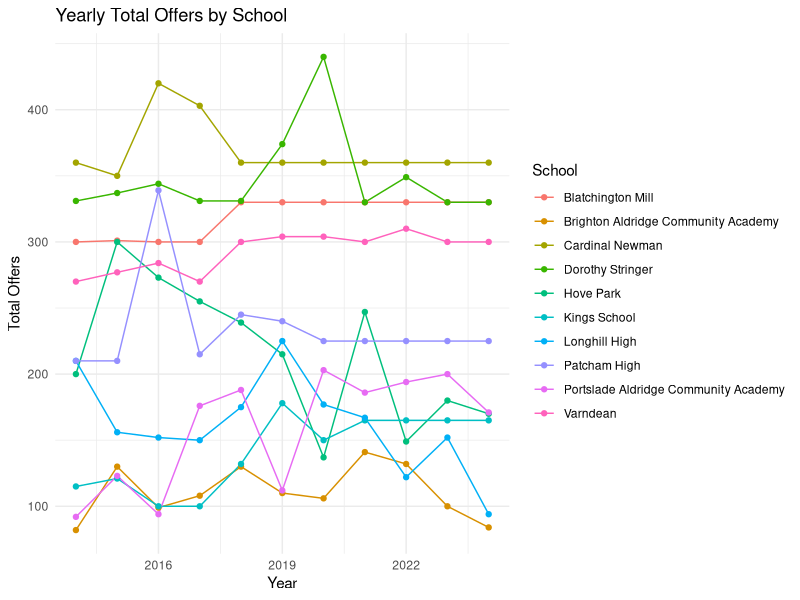
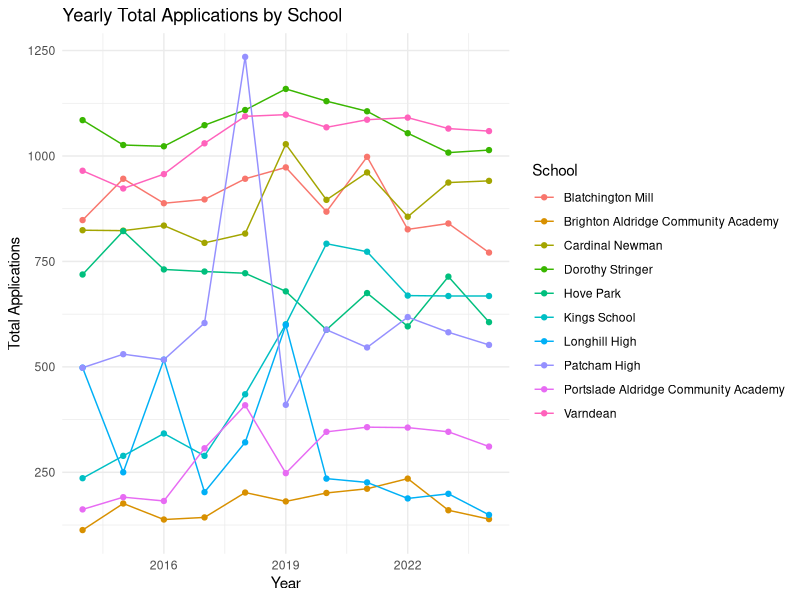
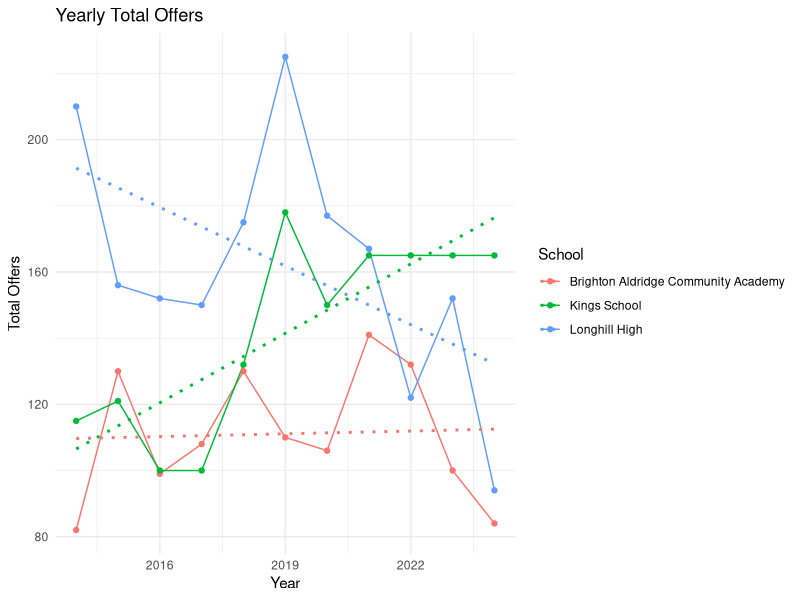
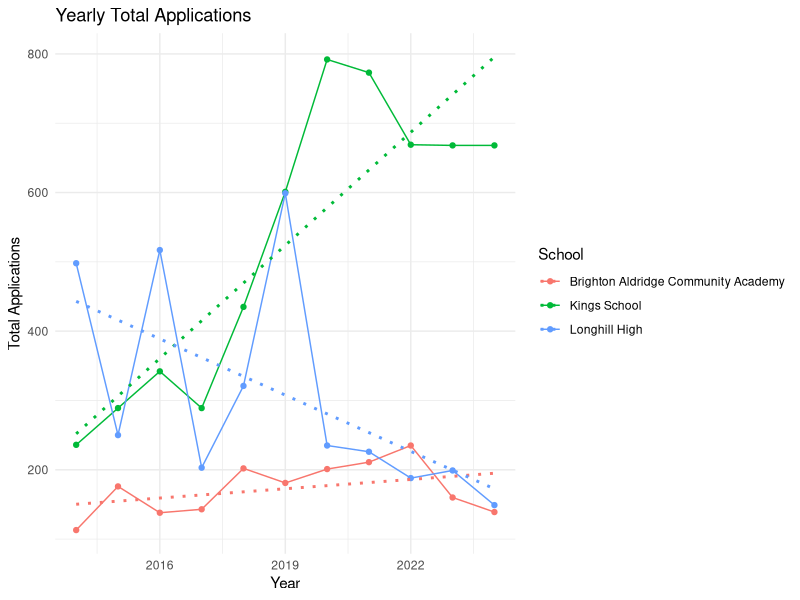
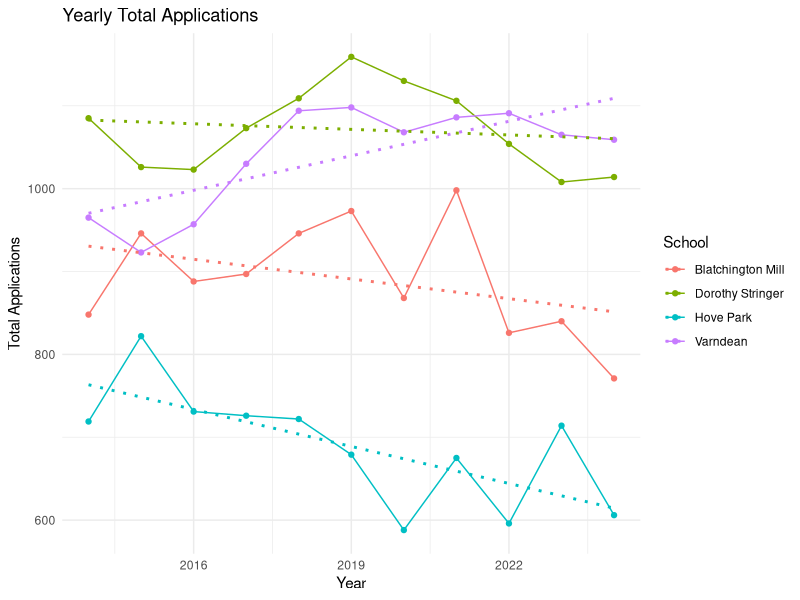
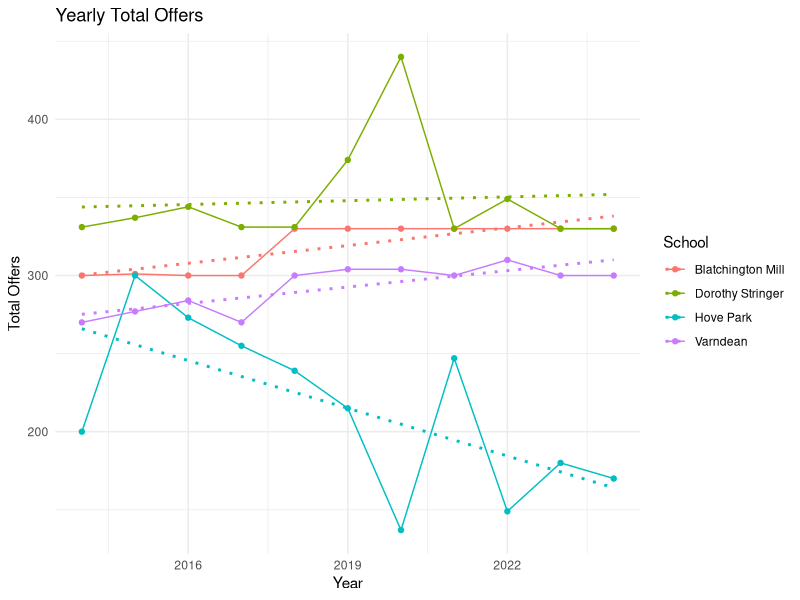

These charts were generated, in order, by the following R code:
## ---- chunk 1
library(dplyr)
library(tidyr)
library(knitr)

# Create the original data frame
yr_7_admissions_2024 <- data.frame(
  School = c("Blatchington Mill", "Brighton Aldridge Community Academy", "Cardinal Newman", "Dorothy Stringer",
             "Hove Park", "Kings School", "Longhill High", "Patcham High", "Portslade Aldridge Community Academy", 
             "Varndean", "Total"),
  No_1st_pref = c("279 (243)", "73 (73)", "466 (347)", "234 (199)", "110 (110)", "242 (159)", 
                            "80 (80)", "210 (182)", "129 (129)", "456 (293)", "2279 (1815)"),
  No_2nd_pref = c("268 (69)", "27 (6)", "203 (12)", "518 (111)", "252 (41)", "224 (6)", 
                            "30 (9)", "89 (23)", "105 (38)", "394 (7)", "2110 (322)"),
  No_3rd_pref = c("224 (18)", "39 (5)", "272 (1)", "262 (20)", "244 (19)", "202 (0)", 
                            "39 (5)", "253 (20)", "77 (4)", "209 (0)", "1821 (92)"),
  Total = c("771 (330)", "139 (84)", "941 (360)", "1014 (330)", "606 (170)", "668 (165)", 
            "149 (94)", "552 (225)", "311 (171)", "1059 (300)", "6210 (2259)")
)

# Separate numbers and actual values in brackets into their own columns
yr_7_admissions_2024 <- yr_7_admissions_2024 %>%
  separate(No_1st_pref, into = c("No_1st_pref", "No_1st_pref_offer"), sep = " \\(", convert = TRUE) %>%
  separate(No_2nd_pref, into = c("No_2nd_pref", "No_2nd_pref_offer"), sep = " \\(", convert = TRUE) %>%
  separate(No_3rd_pref, into = c("No_3rd_pref", "No_3rd_pref_offer"), sep = " \\(", convert = TRUE) %>%
  separate(Total, into = c("Total", "Total_offer"), sep = " \\(", convert = TRUE)

# Remove closing parenthesis from actual values
yr_7_admissions_2024 <- yr_7_admissions_2024 %>%
  mutate(
    No_1st_pref_offer = as.numeric(gsub("\\)", "", No_1st_pref_offer)),
    No_2nd_pref_offer = as.numeric(gsub("\\)", "", No_2nd_pref_offer)),
    No_3rd_pref_offer = as.numeric(gsub("\\)", "", No_3rd_pref_offer)),
    Total_offer = as.numeric(gsub("\\)", "", Total_offer))
  )

# Create kable table
kable(yr_7_admissions_2024, caption = "Allocation Factsheet Year 7 Places September 2024")

## ---- chunk 2
library(dplyr)
library(tidyr)
library(knitr)

# Create the original data frame
yr_7_admissions_2023 <- data.frame(
  School = c("Blatchington Mill", "Brighton Aldridge Community Academy", "Cardinal Newman", "Dorothy Stringer",
             "Hove Park", "Kings School", "Longhill", "Patcham High", "Portslade Aldridge Community Academy", 
             "Varndean", "Total"),
  No_1st_pref = c("300 (260)", "92 (92)", "451 (351)", "260 (242)", "158 (132)", "241 (162)", 
                            "134 (134)", "203 (196)", "154 (154)", "409 (292)", "2402 (2015)"),
  No_2nd_pref = c("309 (61)", "34 (5)", "189 (9)", "516 (81)", "298 (40)", "229 (3)", 
                            "38 (14)", "87 (17)", "79 (26)", "423 (8)", "2202 (264)"),
  No_3rd_pref = c("231 (9)", "34 (3)", "297 (0)", "232 (7)", "258 (8)", "198 (0)", 
                            "27 (4)", "292 (12)", "113 (20)", "233 (0)", "1915 (63)"),
  Total = c("840 (330)", "160 (100)", "937 (360)", "1008 (330)", "714 (180)", "668 (165)", 
            "199 (152)", "582 (225)", "346 (200)", "1065 (300)", "6789 (2407)")
)

# Separate numbers and actual values in brackets into their own columns
yr_7_admissions_2023 <- yr_7_admissions_2023 %>%
  separate(No_1st_pref, into = c("No_1st_pref", "No_1st_pref_offer"), sep = " \\(", convert = TRUE) %>%
  separate(No_2nd_pref, into = c("No_2nd_pref", "No_2nd_pref_offer"), sep = " \\(", convert = TRUE) %>%
  separate(No_3rd_pref, into = c("No_3rd_pref", "No_3rd_pref_offer"), sep = " \\(", convert = TRUE) %>%
  separate(Total, into = c("Total", "Total_offer"), sep = " \\(", convert = TRUE)

# Remove closing parenthesis from actual values
yr_7_admissions_2023 <- yr_7_admissions_2023 %>%
  mutate(
    No_1st_pref_offer = as.numeric(gsub("\\)", "", No_1st_pref_offer)),
    No_2nd_pref_offer = as.numeric(gsub("\\)", "", No_2nd_pref_offer)),
    No_3rd_pref_offer = as.numeric(gsub("\\)", "", No_3rd_pref_offer)),
    Total_offer = as.numeric(gsub("\\)", "", Total_offer))
  )

# Create kable table
kable(yr_7_admissions_2023, caption = "Allocation Factsheet Year 7 Places September 2023")


## ---- chunk 3
library(dplyr)
library(tidyr)
library(knitr)

# Create the original data frame
yr_7_admissions_2022 <- data.frame(
  School = c("Blatchington Mill", "Brighton Aldridge Community Academy", "Cardinal Newman", "Dorothy Stringer",
             "Hove Park", "Kings School", "Longhill", "Patcham High", "Portslade Aldridge Community Academy", 
             "Varndean", "Total"),
  No_1st_pref = c("292 (270)", "121 (121)", "381 (342)", "291 (258)", "115 (115)", "232 (160)", 
                            "104 (104)", "218 (197)", "166 (166)", "444 (303)", "2364 (2034)"),
  No_2nd_pref = c("299 (50)", "37 (8)", "182 (16)", "537 (87)", "246 (24)", "234 (3)", 
                            "39 (10)", "80 (12)", "106 (26)", "435 (6)", "2195 (245)"),
  No_3rd_pref = c("235 (10)", "77 (3)", "293 (2)", "226 (4)", "235 (10)", "203 (2)", 
                            "45 (8)", "320 (16)", "84 (2)", "212 (1)", "1930 (57)"),
  Total = c("826 (330)", "235 (132)", "856 (360)", "1054 (349)", "596 (149)", "669 (165)", 
            "188 (122)", "618 (225)", "356 (194)", "1091 (310)", "6789 (2407)")
)

# Separate numbers and actual values in brackets into their own columns
yr_7_admissions_2022 <- yr_7_admissions_2022 %>%
  separate(No_1st_pref, into = c("No_1st_pref", "No_1st_pref_offer"), sep = " \\(", convert = TRUE) %>%
  separate(No_2nd_pref, into = c("No_2nd_pref", "No_2nd_pref_offer"), sep = " \\(", convert = TRUE) %>%
  separate(No_3rd_pref, into = c("No_3rd_pref", "No_3rd_pref_offer"), sep = " \\(", convert = TRUE) %>%
  separate(Total, into = c("Total", "Total_offer"), sep = " \\(", convert = TRUE)

# Remove closing parenthesis from actual values
yr_7_admissions_2022 <- yr_7_admissions_2022 %>%
  mutate(
    No_1st_pref_offer = as.numeric(gsub("\\)", "", No_1st_pref_offer)),
    No_2nd_pref_offer = as.numeric(gsub("\\)", "", No_2nd_pref_offer)),
    No_3rd_pref_offer = as.numeric(gsub("\\)", "", No_3rd_pref_offer)),
    Total_offer = as.numeric(gsub("\\)", "", Total_offer))
  )

# Create kable table
kable(yr_7_admissions_2022, caption = "Allocation Factsheet Year 7 Places September 2022")

## ---- chunk 4
library(dplyr)
library(tidyr)
library(knitr)

# Create the original data frame
yr_7_admissions_2021 <- data.frame(
  School = c("Blatchington Mill", "Brighton Aldridge Community Academy", "Cardinal Newman", "Dorothy Stringer",
             "Hove Park", "Kings School", "Longhill", "Patcham High", "Portslade Aldridge Community Academy", 
             "Varndean", "Total"),
  No_1st_pref = c("400 (284)", "116 (116)", "414 (340)", "386 (306)", "116 (116)", "235 (150)", 
                            "145 (145)", "211 (193)", "165 (165)", "386 (296)", "2574 (2111)"),
  No_2nd_pref = c("320 (40)", "46 (9)", "226 (18)", "493 (23)", "310 (101)", "258 (14)", 
                            "35 (12)", "83 (15)", "90 (16)", "492 (4)", "2353 (252)"),
  No_3rd_pref = c("278 (6)", "49 (16)", "321 (2)", "227 (1)", "249 (30)", "280 (1)", 
                            "46 (10)", "252 (17)", "102 (5)", "208 (0)", "2012 (88)"),
  Total = c("998 (330)", "211 (141)", "961 (360)", "1106 (330)", "675 (247)", "773 (165)", 
            "226 (167)", "546 (225)", "357 (186)", "1086 (300)", "6939 (2501)")
)

# Separate numbers and actual values in brackets into their own columns
yr_7_admissions_2021 <- yr_7_admissions_2021 %>%
  separate(No_1st_pref, into = c("No_1st_pref", "No_1st_pref_offer"), sep = " \\(", convert = TRUE) %>%
  separate(No_2nd_pref, into = c("No_2nd_pref", "No_2nd_pref_offer"), sep = " \\(", convert = TRUE) %>%
  separate(No_3rd_pref, into = c("No_3rd_pref", "No_3rd_pref_offer"), sep = " \\(", convert = TRUE) %>%
  separate(Total, into = c("Total", "Total_offer"), sep = " \\(", convert = TRUE)

# Remove closing parenthesis from actual values
yr_7_admissions_2021 <- yr_7_admissions_2021 %>%
  mutate(
    No_1st_pref_offer = as.numeric(gsub("\\)", "", No_1st_pref_offer)),
    No_2nd_pref_offer = as.numeric(gsub("\\)", "", No_2nd_pref_offer)),
    No_3rd_pref_offer = as.numeric(gsub("\\)", "", No_3rd_pref_offer)),
    Total_offer = as.numeric(gsub("\\)", "", Total_offer))
  )

# Create kable table
kable(yr_7_admissions_2021, caption = "Allocation Factsheet Year 7 Places September 2021")

## ---- chunk 5
library(dplyr)
library(tidyr)
library(knitr)

# Create the original data frame
yr_7_admissions_2020 <- data.frame(
  School = c("Blatchington Mill", "Brighton Aldridge Community Academy", "Cardinal Newman", "Dorothy Stringer",
             "Hove Park", "Kings School", "Longhill", "Patcham High", "Portslade Aldridge Community Academy", 
             "Varndean", "Total"),
  No_1st_pref = c("350 (279)", "89 (89)", "349 (311)", "438 (357)", "80 (80)", "253 (145)", 
                            "159 (159)", "219 (206)", "174 (174)", "307 (268)", "2418 (2068)"),
  No_2nd_pref = c("281 (45)", "50 (7)", "221 (39)", "489 (73)", "227 (33)", "282 (5)", 
                            "38 (3)", "65 (11)", "95 (21)", "530 (36)", "2278 (215)"),
  No_3rd_pref = c("237 (6)", "62 (10)", "326 (10)", "203 (10)", "281 (24)", "257 (10)", 
                            "38 (7)", "304 (8)", "77 (8)", "231 (0)", "2016 (73)"),
  Total = c("868 (330)", "201 (106)", "896 (360)", "1130 (440)", "588 (137)", "792 (150)", 
            "235 (177)", "588 (225)", "346 (203)", "1068 (304)", "6712 (2356)")
)

# Separate numbers and actual values in brackets into their own columns
yr_7_admissions_2020 <- yr_7_admissions_2020 %>%
  separate(No_1st_pref, into = c("No_1st_pref", "No_1st_pref_offer"), sep = " \\(", convert = TRUE) %>%
  separate(No_2nd_pref, into = c("No_2nd_pref", "No_2nd_pref_offer"), sep = " \\(", convert = TRUE) %>%
  separate(No_3rd_pref, into = c("No_3rd_pref", "No_3rd_pref_offer"), sep = " \\(", convert = TRUE) %>%
  separate(Total, into = c("Total", "Total_offer"), sep = " \\(", convert = TRUE)

# Remove closing parenthesis from actual values
yr_7_admissions_2020 <- yr_7_admissions_2020 %>%
  mutate(
    No_1st_pref_offer = as.numeric(gsub("\\)", "", No_1st_pref_offer)),
    No_2nd_pref_offer = as.numeric(gsub("\\)", "", No_2nd_pref_offer)),
    No_3rd_pref_offer = as.numeric(gsub("\\)", "", No_3rd_pref_offer)),
    Total_offer = as.numeric(gsub("\\)", "", Total_offer))
  )

# Create kable table
kable(yr_7_admissions_2020, caption = "Allocation Factsheet Year 7 Places September 2020")

## ---- chunk 6
library(dplyr)
library(tidyr)
library(knitr)

# Create the original data frame
yr_7_admissions_2019 <- data.frame(
  School = c("Blatchington Mill", "Brighton Aldridge Community Academy", "Cardinal Newman", "Dorothy Stringer",
             "Hove Park", "Kings School", "Longhill", "Patcham High", "Portslade Aldridge Community Academy", 
             "Varndean", "Total"),
  No_1st_pref = c("373 (282)", "92 (92)", "465 (340)", "447 (355)", "119 (119)", "188 (157)", 
                            "217 (190)", "168 (164)", "104 (104)", "304 (251)", "2526 (2102)"),
  No_2nd_pref = c("344 (37)", "40 (11)", "219 (14)", "479 (9)", "289 (62)", "209 (17)", 
                            "83 (19)", "106 (49)", "49 (6)", "537 (47)", "2330 (281)"),
  No_3rd_pref = c("256 (11)", "49 (7)", "344 (6)", "233 (10)", "271 (34)", "204 (4)", 
                            "299 (16)", "136 (27)", "95 (2)", "257 (6)", "2111 (126)"),
  Total = c("973 (330)", "181 (110)", "1028 (360)", "1159 (374)", "679 (215)", "601 (178)", 
            "599 (225)", "410 (240)", "248 (112)", "1098 (304)", "6967 (2509)")
)

# Separate numbers and actual values in brackets into their own columns
yr_7_admissions_2019 <- yr_7_admissions_2019 %>%
  separate(No_1st_pref, into = c("No_1st_pref", "No_1st_pref_offer"), sep = " \\(", convert = TRUE) %>%
  separate(No_2nd_pref, into = c("No_2nd_pref", "No_2nd_pref_offer"), sep = " \\(", convert = TRUE) %>%
  separate(No_3rd_pref, into = c("No_3rd_pref", "No_3rd_pref_offer"), sep = " \\(", convert = TRUE) %>%
  separate(Total, into = c("Total", "Total_offer"), sep = " \\(", convert = TRUE)

# Remove closing parenthesis from actual values
yr_7_admissions_2019 <- yr_7_admissions_2019 %>%
  mutate(
    No_1st_pref_offer = as.numeric(gsub("\\)", "", No_1st_pref_offer)),
    No_2nd_pref_offer = as.numeric(gsub("\\)", "", No_2nd_pref_offer)),
    No_3rd_pref_offer = as.numeric(gsub("\\)", "", No_3rd_pref_offer)),
    Total_offer = as.numeric(gsub("\\)", "", Total_offer))
  )

# Create kable table
kable(yr_7_admissions_2019, caption = "Allocation Factsheet Year 7 Places September 2019")

## ---- chunk 7
library(dplyr)
library(tidyr)
library(knitr)

# Create the original data frame
yr_7_admissions_2018 <- data.frame(
  School = c("Blatchington Mill", "Brighton Aldridge Community Academy", "Cardinal Newman", "Dorothy Stringer",
             "Hove Park", "Kings School", "Longhill", "Patcham High", "Portslade Aldridge Community Academy", 
             "Varndean", "Total"),
  No_1st_pref = c("401 (303)", "110 (109)", "381 (342)", "413 (325)", "151 (151)", "143 (117)", 
                            "246 (156)", "226 (191)", "168 (168)", "355 (280)", "2504 (2142)"),
  No_2nd_pref = c("288 (22)", "42 (15)", "162 (15)", "488 (6)", "345 (71)", "133 (7)", 
                            "28 (4)", "641 (33)", "108 (13)", "486 (20)", "2143 (190)"),
  No_3rd_pref = c("257 (5)", "50 (6)", "274 (8)", "208 (0)", "226 (17)", "159 (7)", 
                            "47 (11)", "368 (21)", "133 (7)", "253 (0)", "1975 (71)"),
  Total = c("946 (330)", "202 (130)", "816 (360)", "1109 (331)", "722 (239)", "435 (132)", 
            "321 (175)", "1235 (245)", "409 (188)", "1094 (300)", "6622 (2403)")
)

# Separate numbers and actual values in brackets into their own columns
yr_7_admissions_2018 <- yr_7_admissions_2018 %>%
  separate(No_1st_pref, into = c("No_1st_pref", "No_1st_pref_offer"), sep = " \\(", convert = TRUE) %>%
  separate(No_2nd_pref, into = c("No_2nd_pref", "No_2nd_pref_offer"), sep = " \\(", convert = TRUE) %>%
  separate(No_3rd_pref, into = c("No_3rd_pref", "No_3rd_pref_offer"), sep = " \\(", convert = TRUE) %>%
  separate(Total, into = c("Total", "Total_offer"), sep = " \\(", convert = TRUE)

# Remove closing parenthesis from actual values
yr_7_admissions_2018 <- yr_7_admissions_2018 %>%
  mutate(
    No_1st_pref_offer = as.numeric(gsub("\\)", "", No_1st_pref_offer)),
    No_2nd_pref_offer = as.numeric(gsub("\\)", "", No_2nd_pref_offer)),
    No_3rd_pref_offer = as.numeric(gsub("\\)", "", No_3rd_pref_offer)),
    Total_offer = as.numeric(gsub("\\)", "", Total_offer))
  )

# Create kable table
kable(yr_7_admissions_2018, caption = "Allocation Factsheet Year 7 Places September 2018")

## ---- chunk 8
library(dplyr)
library(tidyr)
library(knitr)

# Create the original data frame
yr_7_admissions_2017 <- data.frame(
  School = c("Blatchington Mill", "Brighton Aldridge Community Academy", "Cardinal Newman", "Dorothy Stringer",
             "Hove Park", "Kings School", "Longhill", "Patcham High", "Portslade Aldridge Community Academy", 
             "Varndean", "Total"),
  No_1st_pref = c("336 (282)", "90 (90)", "362 (330)", "459 (372)", "198 (198)", "124 (94)", 
                            "131 (131)", "211 (185)", "158 (158)", "304 (282)", "2373 (2023)"),
  No_2nd_pref = c("323 (14)", "22 (9)", "154 (62)", "455 (3)", "299 (45)", "83 (4)", 
                            "33 (8)", "210 (33)", "65 (13)", "482 (35)", "2046 (163)"),
  No_3rd_pref = c("238 (4)", "31 (9)", "278 (10)", "159 (1)", "229 (12)", "142 (2)", 
                            "39 (11)", "183 (10)", "84 (5)", "244 (7)", "1747 (79)"),
  Total = c("897 (300)", "143 (108)", "794 (403)", "1073 (331)", "726 (255)", "289 (100)", 
            "203 (150)", "604 (215)", "307 (176)", "1030 (270)", "6166 (2265)")
)

# Separate numbers and actual values in brackets into their own columns
yr_7_admissions_2017 <- yr_7_admissions_2017 %>%
  separate(No_1st_pref, into = c("No_1st_pref", "No_1st_pref_offer"), sep = " \\(", convert = TRUE) %>%
  separate(No_2nd_pref, into = c("No_2nd_pref", "No_2nd_pref_offer"), sep = " \\(", convert = TRUE) %>%
  separate(No_3rd_pref, into = c("No_3rd_pref", "No_3rd_pref_offer"), sep = " \\(", convert = TRUE) %>%
  separate(Total, into = c("Total", "Total_offer"), sep = " \\(", convert = TRUE)

# Remove closing parenthesis from actual values
yr_7_admissions_2017 <- yr_7_admissions_2017 %>%
  mutate(
    No_1st_pref_offer = as.numeric(gsub("\\)", "", No_1st_pref_offer)),
    No_2nd_pref_offer = as.numeric(gsub("\\)", "", No_2nd_pref_offer)),
    No_3rd_pref_offer = as.numeric(gsub("\\)", "", No_3rd_pref_offer)),
    Total_offer = as.numeric(gsub("\\)", "", Total_offer))
  )

# Create kable table
kable(yr_7_admissions_2017, caption = "Allocation Factsheet Year 7 Places September 2017")

## ---- chunk 9
library(dplyr)
library(tidyr)
library(knitr)

# Create the original data frame
yr_7_admissions_2016 <- data.frame(
  School = c("Blatchington Mill", "Brighton Aldridge Community Academy", "Cardinal Newman", "Dorothy Stringer",
             "Hove Park", "Kings School", "Longhill", "Patcham High", "Portslade Aldridge Community Academy", 
             "Varndean", "Total"),
  No_1st_preferences = c("410 (292)", "87 (87)", "375 (338)", "495 (337)", "172 (172)", "98 (70)", 
                            "138 (138)", "217 (215)", "85 (85)", "219 (176)", "2296 (1900)"),
  No_2nd_preferences = c("289 (6)", "24 (7)", "130 (17)", "337 (71)", "335 (82)", "102 (9)", 
                            "111 (4)", "63 (23)", "39 (8)", "521 (100)", "1871 (270)"),
  No_3rd_preferences = c("189 (2)", "27 (5)", "330 (65)", "191 (90)", "224 (79)", "142 (1)", 
                            "237 (10)", "237 (101)", "58 (1)", "217 (8)", "1648 (362)"),
  Total = c("888 (300)", "138 (99)", "835 (420)", "1023 (344)", "731 (273)", "342 (100)", 
            "517 (152)", "517 (339)", "182 (94)", "957 (284)", "6815 (2232)")
)

# Separate numbers and actual values in brackets into their own columns with new names
yr_7_admissions_2016 <- yr_7_admissions_2016 %>%
  separate(No_1st_preferences, into = c("No_1st_pref", "No_1st_pref_offer"), sep = " \\(", convert = TRUE) %>%
  separate(No_2nd_preferences, into = c("No_2nd_pref", "No_2nd_pref_offer"), sep = " \\(", convert = TRUE) %>%
  separate(No_3rd_preferences, into = c("No_3rd_pref", "No_3rd_pref_offer"), sep = " \\(", convert = TRUE) %>%
  separate(Total, into = c("Total", "Total_offer"), sep = " \\(", convert = TRUE)

# Remove closing parenthesis from actual values
yr_7_admissions_2016 <- yr_7_admissions_2016 %>%
  mutate(
    No_1st_pref_offer = as.numeric(gsub("\\)", "", No_1st_pref_offer)),
    No_2nd_pref_offer = as.numeric(gsub("\\)", "", No_2nd_pref_offer)),
    No_3rd_pref_offer = as.numeric(gsub("\\)", "", No_3rd_pref_offer)),
    Total_offer = as.numeric(gsub("\\)", "", Total_offer))
  )

# Create kable table
kable(yr_7_admissions_2016, caption = "Allocation Factsheet Year 7 Places September 2016")

## ---- chunk 10
library(dplyr)
library(tidyr)
library(knitr)

# Create the original data frame
yr_7_admissions_2015 <- data.frame(
  School = c("Blatchington Mill", "Brighton Aldridge Community Academy", "Cardinal Newman", "Dorothy Stringer",
             "Hove Park", "Kings School", "Longhill", "Patcham High", "Portslade Aldridge Community Academy", 
             "Varndean", "Total"),
  No_1st_preferences = c("389 (287)", "120 (120)", "385 (345)", "471 (329)", "215 (200)", "90 (90)", 
                            "141 (141)", "208 (184)", "86 (86)", "210 (176)", "2315 (1958)"),
  No_2nd_preferences = c("323 (13)", "17 (4)", "132 (3)", "366 (4)", "387 (77)", "71 (7)", 
                            "34 (3)", "72 (13)", "35 (24)", "480 (94)", "1917 (268)"),
  No_3rd_preferences = c("234 (1)", "39 (6)", "306 (2)", "189 (4)", "220 (22)", "108 (14)", 
                            "73 (8)", "250 (13)", "19 (13)", "233 (17)", "1682 (88)"),
  Total = c("946 (301)", "176 (130)", "823 (350)", "1026 (337)", "822 (300)", "289 (121)", 
            "250 (156)", "530 (210)", "191 (123)", "923 (277)", "5914 (2314)")
)

# Separate numbers and actual values in brackets into their own columns with new names
yr_7_admissions_2015 <- yr_7_admissions_2015 %>%
  separate(No_1st_preferences, into = c("No_1st_pref", "No_1st_pref_offer"), sep = " \\(", convert = TRUE) %>%
  separate(No_2nd_preferences, into = c("No_2nd_pref", "No_2nd_pref_offer"), sep = " \\(", convert = TRUE) %>%
  separate(No_3rd_preferences, into = c("No_3rd_pref", "No_3rd_pref_offer"), sep = " \\(", convert = TRUE) %>%
  separate(Total, into = c("Total", "Total_offer"), sep = " \\(", convert = TRUE)

# Remove closing parenthesis from actual values
yr_7_admissions_2015 <- yr_7_admissions_2015 %>%
  mutate(
    No_1st_pref_offer = as.numeric(gsub("\\)", "", No_1st_pref_offer)),
    No_2nd_pref_offer = as.numeric(gsub("\\)", "", No_2nd_pref_offer)),
    No_3rd_pref_offer = as.numeric(gsub("\\)", "", No_3rd_pref_offer)),
    Total_offer = as.numeric(gsub("\\)", "", Total_offer))
  )

# Create kable table
kable(yr_7_admissions_2015, caption = "Allocation Factsheet Year 7 Places September 2015")

## ---- chunk 11
library(dplyr)
library(tidyr)
library(knitr)

# Create the original data frame
yr_7_admissions_2014 <- data.frame(
  School = c("Blatchington Mill", "Brighton Aldridge Community Academy", "Cardinal Newman", "Dorothy Stringer",
             "Hove Park", "Kings School", "Longhill", "Patcham High", "Portslade Aldridge Community Academy", 
             "Varndean", "Total"),
  No_1st_preferences = c("349 (286)", "68 (68)", "393 (355)", "493 (316)", "181 (181)", "105 (105)", 
                            "209 (179)", "202 (179)", "85 (85)", "216 (165)", "2290 (1931)"),
  No_2nd_preferences = c("287 (1)", "18 (5)", "135 (3)", "414 (5)", "343 (95)", "54 (7)", 
                            "67 (11)", "61 (7)", "38 (6)", "495 (95)", "1889 (223)"),
  No_3rd_preferences = c("212 (3)", "27 (9)", "296 (2)", "178 (10)", "195 (21)", "77 (3)", 
                            "222 (20)", "235 (12)", "39 (1)", "254 (10)", "1532 (75)"),
  Total = c("848 (300)", "113 (82)", "824 (360)", "1085 (331)", "719 (200)", "236 (115)", 
            "498 (210)", "498 (210)", "162 (92)", "965 (270)", "6654 (1975)")
)

# Separate numbers and actual values in brackets into their own columns with new names
yr_7_admissions_2014 <- yr_7_admissions_2014 %>%
  separate(No_1st_preferences, into = c("No_1st_pref", "No_1st_pref_offer"), sep = " \\(", convert = TRUE) %>%
  separate(No_2nd_preferences, into = c("No_2nd_pref", "No_2nd_pref_offer"), sep = " \\(", convert = TRUE) %>%
  separate(No_3rd_preferences, into = c("No_3rd_pref", "No_3rd_pref_offer"), sep = " \\(", convert = TRUE) %>%
  separate(Total, into = c("Total", "Total_offer"), sep = " \\(", convert = TRUE)

# Remove closing parenthesis from actual values
yr_7_admissions_2014 <- yr_7_admissions_2014 %>%
  mutate(
    No_1st_pref_offer = as.numeric(gsub("\\)", "", No_1st_pref_offer)),
    No_2nd_pref_offer = as.numeric(gsub("\\)", "", No_2nd_pref_offer)),
    No_3rd_pref_offer = as.numeric(gsub("\\)", "", No_3rd_pref_offer)),
    Total_offer = as.numeric(gsub("\\)", "", Total_offer))
  )

# Create kable table
kable(yr_7_admissions_2014, caption = "Allocation Factsheet Year 7 Places September 2014")

## ---- chunk 12
library(dplyr)
library(tidyr)
library(knitr)

# Create the original data frame for 2013
yr_7_admissions_2013 <- data.frame(
  School = c("Blatchington Mill", "Brighton Aldridge Community Academy", "Cardinal Newman", "Dorothy Stringer",
             "Hove Park", "Longhill", "Patcham High", "Portslade Aldridge Community Academy", "Varndean", "Total"),
  No_1st_preferences = c("400 (285)", "79 (79)", "409 (354)", "507 (326)", "175 (175)", "188 (188)", 
                         "186 (180)", "80 (80)", "169 (142)", "2193 (1809)"),
  No_2nd_preferences = c("333 (14)", "17 (3)", "129 (5)", "370 (4)", "333 (95)", "26 (8)", 
                         "65 (17)", "30 (9)", "485 (110)", "1788 (265)"),
  No_3rd_preferences = c("228 (1)", "19 (1)", "300 (1)", "182 (0)", "234 (29)", "43 (4)", 
                         "198 (13)", "62 (2)", "253 (18)", "1519 (69)"),
  Total = c("961 (300)", "115 (83)", "838 (360)", "1059 (330)", "742 (299)", "257 (200)", 
            "449 (210)", "172 (91)", "907 (270)", "5500 (2143)")
)

# Separate numbers and actual values in brackets into their own columns with new names
yr_7_admissions_2013 <- yr_7_admissions_2013 %>%
  separate(No_1st_preferences, into = c("No_1st_pref", "No_1st_pref_offer"), sep = " \\(", convert = TRUE) %>%
  separate(No_2nd_preferences, into = c("No_2nd_pref", "No_2nd_pref_offer"), sep = " \\(", convert = TRUE) %>%
  separate(No_3rd_preferences, into = c("No_3rd_pref", "No_3rd_pref_offer"), sep = " \\(", convert = TRUE) %>%
  separate(Total, into = c("Total", "Total_offer"), sep = " \\(", convert = TRUE)

# Remove closing parenthesis from actual values
yr_7_admissions_2013 <- yr_7_admissions_2013 %>%
  mutate(
    No_1st_pref_offer = as.numeric(gsub("\\)", "", No_1st_pref_offer)),
    No_2nd_pref_offer = as.numeric(gsub("\\)", "", No_2nd_pref_offer)),
    No_3rd_pref_offer = as.numeric(gsub("\\)", "", No_3rd_pref_offer)),
    Total_offer = as.numeric(gsub("\\)", "", Total_offer))
  )

# Create kable table
kable(yr_7_admissions_2013, caption = "Allocation Factsheet Year 7 Places September 2013")


## ---- chunk 13
library(dplyr)
library(tidyr)

# List of data frames
data_frames <- list(yr_7_admissions_2014, yr_7_admissions_2015, yr_7_admissions_2016, yr_7_admissions_2017,
                    yr_7_admissions_2018, yr_7_admissions_2019, yr_7_admissions_2020, yr_7_admissions_2021,
                    yr_7_admissions_2022, yr_7_admissions_2023, yr_7_admissions_2024)

# Assign years to each data frame
years <- 2014:2024

# Combine data frames with a year column
combined_data <- bind_rows(lapply(seq_along(data_frames), function(i) {
  mutate(data_frames[[i]], Year = years[i])
}))

# Reshape to long format
combined_data_long <- combined_data %>%
  select(School, Year, No_1st_pref, No_1st_pref_offer, No_2nd_pref, No_2nd_pref_offer,
         No_3rd_pref, No_3rd_pref_offer, Total, Total_offer)

# Arrange the data
combined_data_long <- combined_data_long %>%
  arrange(Year, School)

# View the combined long format data
#print(combined_data_long)

# Update school names to ensure consistency
combined_data_long <- combined_data_long %>%
  mutate(School = ifelse(School == "Longhill", "Longhill High", School))

# Verify the changes
unique(combined_data_long$School)

## ---- chunk 14
library(ggplot2)

# Filter out the "Total" from the combined data
combined_data_long_filtered <- combined_data_long %>%
  filter(School != "Total")

# Create the plot
ggplot(combined_data_long_filtered, aes(x = Year, y = Total_offer, color = School, group = School)) +
  geom_line() +
  geom_point() +
  xlab("Year") +
  ylab("Total Offers") +
  theme_minimal() +
  ggtitle("Yearly Total Offers by School")

## ---- chunk 15
library(ggplot2)

# Filter out the "Total" from the combined data
combined_data_long_filtered <- combined_data_long %>%
  filter(School != "Total")

# Create the plot
ggplot(combined_data_long_filtered, aes(x = Year, y = Total, color = School, group = School)) +
  geom_line() +
  geom_point() +
  xlab("Year") +
  ylab("Total Applications") +
  theme_minimal() +
  ggtitle("Yearly Total Applications by School")

## ---- chunk 16
# Filter data for the specified schools
selected_schools <- combined_data_long %>%
  filter(School %in% c("Longhill High", "Kings School", "Brighton Aldridge Community Academy"))

# Create the plot
ggplot(selected_schools, aes(x = Year, y = Total_offer, color = School, group = School)) +
  geom_line() +
  geom_point() +
  geom_smooth(method = "lm", se = FALSE, linetype = "dotted") +
  xlab("Year") +
  ylab("Total Offers") +
  theme_minimal() +
  ggtitle("Yearly Total Offers")


## ---- chunk 17
# Filter data for the specified schools
selected_schools <- combined_data_long %>%
  filter(School %in% c("Longhill High", "Kings School", "Brighton Aldridge Community Academy"))

# Create the plot
ggplot(selected_schools, aes(x = Year, y = Total, color = School, group = School)) +
  geom_line() +
  geom_point() +
  geom_smooth(method = "lm", se = FALSE, linetype = "dotted") +
  xlab("Year") +
  ylab("Total Applications") +
  theme_minimal() +
  ggtitle("Yearly Total Applications")

## ---- chunk 18
# Filter data for the specified schools
selected_schools <- combined_data_long %>%
  filter(School %in% c("Varndean", "Dorothy Stringer", "Hove Park", "Blatchington Mill"))

# Create the plot
ggplot(selected_schools, aes(x = Year, y = Total, color = School, group = School)) +
  geom_line() +
  geom_point() +
  geom_smooth(method = "lm", se = FALSE, linetype = "dotted") +
  xlab("Year") +
  ylab("Total Applications") +
  theme_minimal() +
  ggtitle("Yearly Total Applications")

## ---- chunk 19
# Filter data for the specified schools
selected_schools <- combined_data_long %>%
  filter(School %in% c("Varndean", "Dorothy Stringer", "Hove Park", "Blatchington Mill"))

# Create the plot
ggplot(selected_schools, aes(x = Year, y = Total_offer, color = School, group = School)) +
  geom_line() +
  geom_point() +
  geom_smooth(method = "lm", se = FALSE, linetype = "dotted") +
  xlab("Year") +
  ylab("Total Offers") +
  theme_minimal() +
  ggtitle("Yearly Total Offers")

